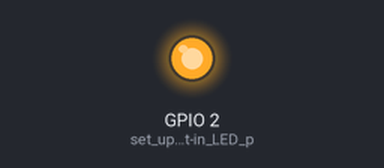
A sketch run on a simulated ESP32. Parts: output pins drawn as LEDs (lit = HIGH). What the sketch prints to the serial monitor is not drawn.

Above: at 0.05 s.
At 2.5 s:
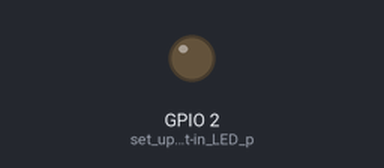
Timing chart, 0 to 6.5 s (numbered marks = the images above):
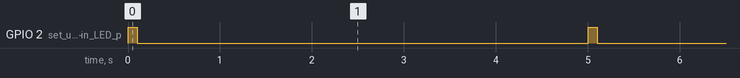

Measured:
- by itself, GPIO 2 (set_up_the_built-in_LED_p): alternates HIGH for 0.10 s and LOW for 4.9 s

The sketch:

Ex1.ino
```cpp
char mac_address[18]; // MAC addresses are 6 bytes, which translates to 12 hexadecimal digits, plus the NULL terminator

void setup() {
  Serial.begin(115200); // initialize the serial line
  uint8_t mac[6]; // array to store MAC address bytes
  esp_efuse_mac_get_default(mac); // get the default MAC address
  sprintf(mac_address, "%02X:%02X:%02X:%02X:%02X:%02X", mac[0], mac[1], mac[2], mac[3], mac[4], mac[5]); // format the MAC address as a string
  pinMode(LED_BUILTIN, OUTPUT); // set up the built-in LED pin as an output
}

void loop() {
  Serial.println(mac_address); // print the MAC address on the serial line
  digitalWrite(LED_BUILTIN, HIGH); // turn on the built-in LED
  delay(100); // wait for 100ms
  digitalWrite(LED_BUILTIN, LOW); // turn off the built-in LED
  delay(4900); // wait for 4900ms (5 seconds minus the 100ms delay above)
}
```
